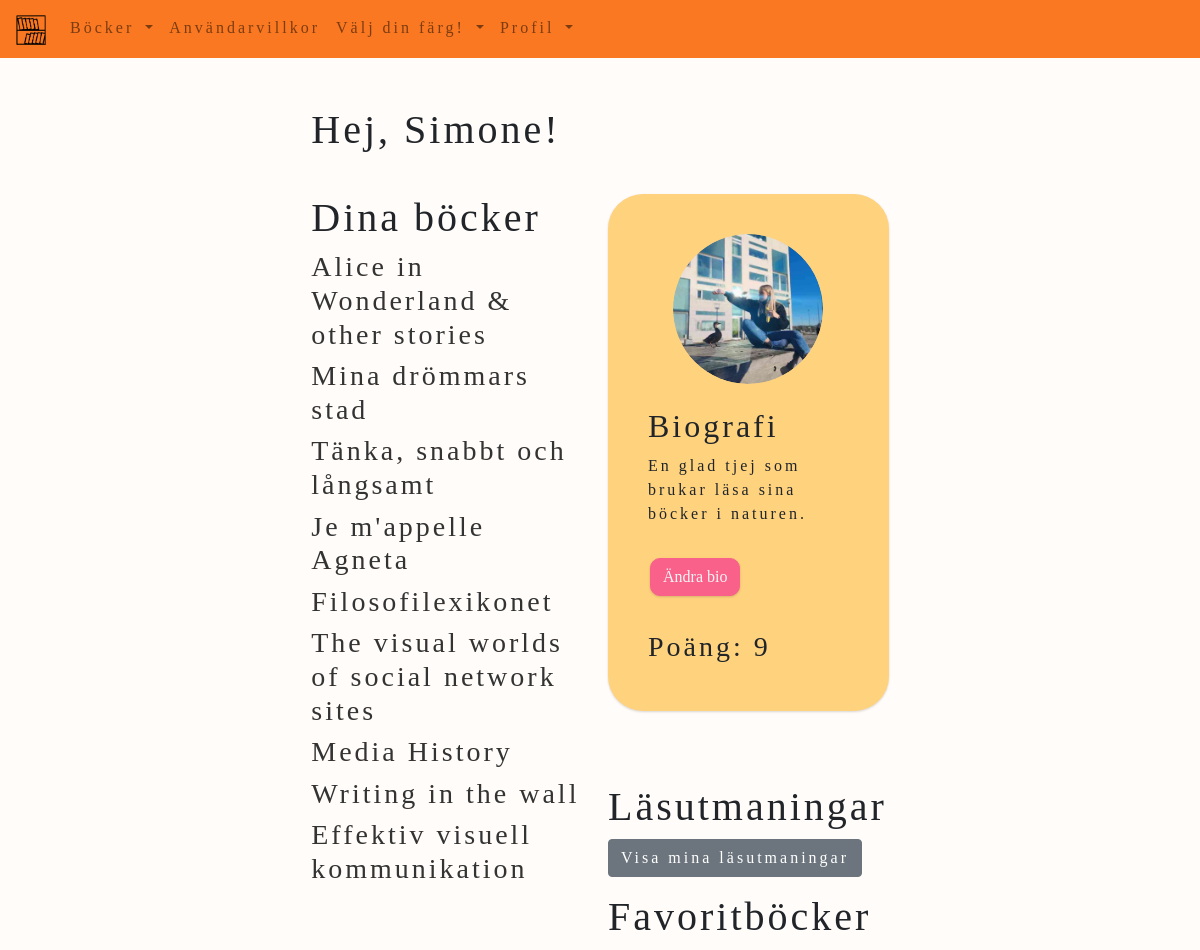
/ (signed in), run on the app's committed database.
### website/models.py (models this page shows)
class User(db.Model, UserMixin):
    id = db.Column(db.Integer, primary_key = True)
    email = db.Column(db.String(150), unique = True)
    password = db.Column(db.String(150))
    first_name = db.Column(db.String(150))
    books = db.relationship('Book', backref = 'user')
    bio = db.Column(db.String(30000))
    profile_pic = db.Column(db.String())
    score = db.Column(db.Integer, default = 0)
    favorite_books = db.relationship('Book', secondary=favorites, backref=db.backref('favorited_by', lazy='dynamic'))
    reading_challenges = db.relationship('ReadingChallenge', back_populates='user')  # Ny rad för relationen

class Book(db.Model):
    id = db.Column(db.Integer, primary_key = True)
    title = db.Column(db.String(150))
    author = db.Column(db.String(150))
    isbn = db.Column(db.String(150))
    review = db.Column(db.String(30000))
    user_id = db.Column(db.Integer, db.ForeignKey('user.id'))
    cover_pic = db.Column(db.String())

### website/views.py (the view)
@views.route('/', methods=['GET', 'POST'])
@login_required
def home():
    books = Book.query.filter_by(user_id=current_user.id).all()
    return render_template("home.html", user=current_user, books=books)

### website/templates/home.html (shortened to what this page needs)
{% extends "base.html" %}
{% block content %}
<div id="home-div">
  <div id="user-header">
    <h1>Hej, {{ user.first_name }}!</h1>
  </div>
  <div id="user-info-div">
    <div id="user-pic">
      {% if user.profile_pic %}
      <a href="/add-pic">
        <div class="profile-pic-wrapper">
          <img src="{{ url_for('static', filename='images/' + user.profile_pic) }}" alt="profile_img" class="rounded-circle">
        </div>
      </a>
      {% endif %}
    </div>
    <div id="user-bio">
      <h2>Biografi</h2>
      {% if user.bio %}
      <p>{{ user.bio }}</p>
      <a class="button" id="addBio" href="/add-bio"><button type="button" class="btn btn-primary">Ändra bio</button></a>
      {% else %}
      <a class="button" id="addBio" href="/add-bio"><button type="button" class="btn btn-primary">Lägg till bio</button></a>
      {% endif %}
    </div>
    <div id="user-points">
      {% if user.score %}
      <h3>Poäng: {{ user.score }}</h3>
      {% else %}
      <h3>Poäng: 0</h3>
      {% endif %}
    </div>
  </div>
  <div id="user-books">
    <h1>Dina böcker</h1>
    {% for book in books %}
    <div class="book">
      <h3>
        <a href="{{ url_for('views.book_file', book_id=book.id) }}">
          {{ book.title }}
        </a>
      </h3>
    </div>
    {% endfor %}
  </div>
  <div id="user-challenges">
    <h1>Läsutmaningar</h1>
    <a href="{{ url_for('views.my_challenges') }}" class="btn btn-secondary">Visa mina läsutmaningar</a>
  </div>
  <div id="user-favorites">
    <h1>Favoritböcker</h1>
  </div>
</div>
{% endblock %}

### website/static/styles/style.css (style rules this page uses)
body { background-color: #fffcf9; font-family: "Palatino Linotype", "Book Antiqua", Palatino, serif; letter-spacing: 3px; }
.btn-primary, .btn-outline-success { color: whitesmoke; background-color:#F9618B; border-color: #F9618B; margin: 2px; margin-top:1em; border-radius:10px; box-shadow: rgba(0, 0, 0, 0.1) 0px 1px 3px 0px, rgba(0, 0, 0, 0.06) 0px 1px 2px 0px; }
a { color:rgb(51, 51, 51) }
#home-div, #add-book-div, #sign-up-div, #add-bio-div, #edit-profile-div, #edit-book-div, #add-pic-div, #all-books-div, #search-result-div, #user-books-div { width:75%; margin:auto; margin-top:3em; }
#add-book-form, #sign-up, #edit-profile, #edit-book-form, #add-bio-form, #user-info-div { background-color: rgb(255, 210, 126); box-shadow: rgba(0, 0, 0, 0.1) 0px 1px 3px 0px, rgba(0, 0, 0, 0.06) 0px 1px 2px 0px; }
#home-div { display: grid; grid-template-columns: 1fr 1fr; grid-template-rows: auto; gap: 1em; align-items: flex-start; grid-template-areas: "user-header user-header" "user-books user-pic" "user-books user-bio" "user-books user-points"; }
#user-info-div { margin-top: 1em; margin-bottom: 3.5em; border-radius: 35px; padding: 2.5em; }
#user-header { grid-area: user-header; }
#user-pic { grid-area: user-pic; display: flex; justify-content: center; align-items: center; margin-bottom: 1em; }
#user-bio { grid-area: user-bio; }
#user-books { grid-area: user-books; margin-top: 1em; margin-bottom: 3.5em; }
#user-points { grid-area: user-points; margin-top:2em; }
.rounded-circle { width:150px; height:150px; }
.profile-pic-wrapper { position: relative; display: inline-block; width: 150px; height: 150px; border-radius: 50%; overflow: hidden; }
.profile-pic-wrapper img { display: block; width: 100%; height: 100%; object-fit: cover; transition: filter 0.3s ease; }

### data on the page
User: first_name "Simone", profile_pic (picture), bio "En glad tjej som brukar läsa sina böcker i naturen.", score "9"
Book: title "Alice in Wonderland & other stories"
Book: title "Mina drömmars stad"
Book: title "Tänka, snabbt och långsamt"
Book: title "Je m'appelle Agneta"
Book: title "Filosofilexikonet"
Book: title "The visual worlds of social network sites"
Book: title "Media History"
Book: title "Writing in the wall"
Book: title "Effektiv visuell kommunikation"
